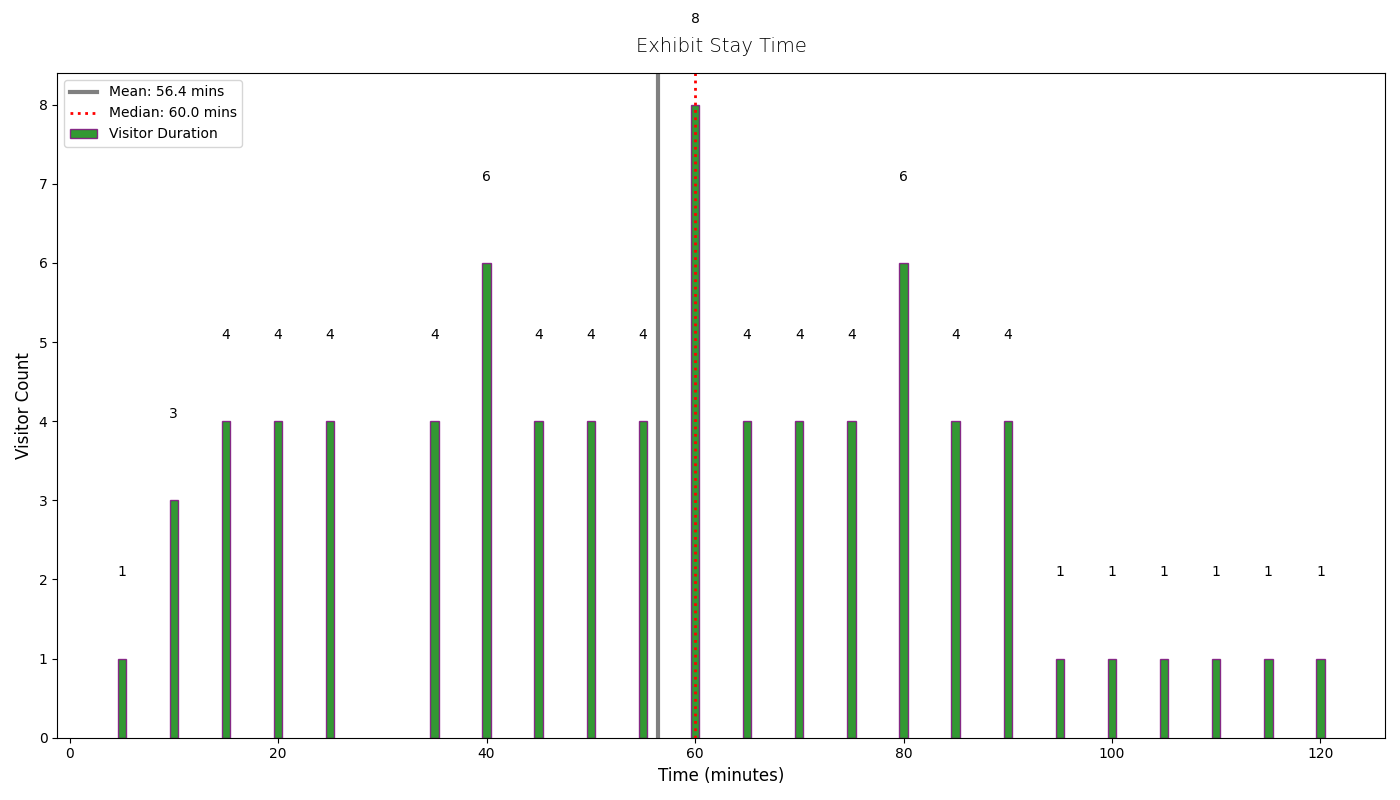

The Python source for this figure:
import matplotlib.pyplot as plt
import numpy as np
from collections import Counter

visitor_times = [
    5, 10, 15, 20, 25, 35, 40, 45, 50, 55, 60, 60, 65, 70, 75, 80, 85, 90, 15, 20, 25, 35, 40, 40, 45, 50,
    55, 60, 60, 65, 70, 75, 80, 80, 85, 90, 10, 15, 20, 25, 35, 40, 40, 45, 50, 55, 60, 60, 65, 70, 75, 80, 80, 85,
    90, 10, 15, 20, 25, 35, 40, 45, 50, 55, 60, 60, 65, 70, 75, 80, 85, 90, 95, 100, 105, 110, 115, 120
]

# Count the occurrences of each duration time
time_counts = Counter(visitor_times)

# Sort the time intervals and their counts
sorted_times = sorted(time_counts.items(), key=lambda x: x[0])  # Sort by time (ascending)

times, counts = zip(*sorted_times)  # Unpack the sorted pairs

fig, ax = plt.subplots(figsize=(14, 8))

ax.bar(times, counts, color='green', edgecolor='purple', alpha=0.8, label='Visitor Duration')

mean_time = np.mean(visitor_times)
median_time = np.median(visitor_times)

ax.axvline(mean_time, color='grey', linestyle='solid', linewidth=3, label=f'Mean: {mean_time:.1f} mins')
ax.axvline(median_time, color='red', linestyle='dotted', linewidth=2, label=f'Median: {median_time:.1f} mins')

ax.set_title('Exhibit Stay Time', fontsize=14, fontweight='light', pad=15)
ax.set_xlabel('Time (minutes)', fontsize=12)
ax.set_ylabel('Visitor Count', fontsize=12)
ax.grid(False)
ax.legend(loc='upper left')

# Added annotations for each bar
for x, y in zip(times, counts):
    ax.text(x, y + 1, str(y), ha='center', va='bottom')

plt.tight_layout()
plt.show()
